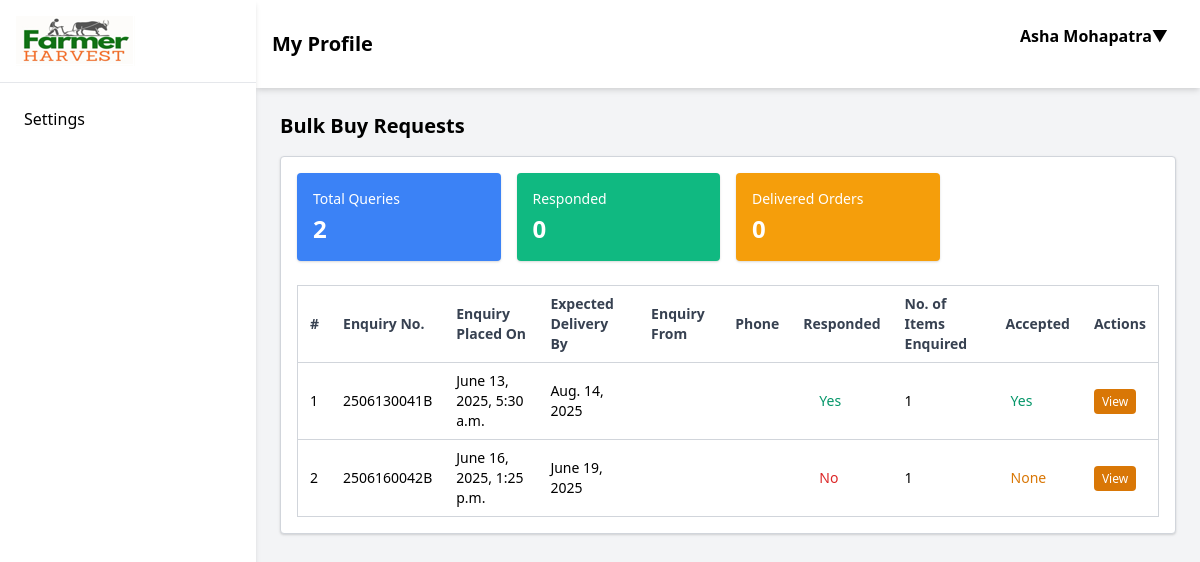
Page /accounts/bulk-buy-supply/ (signed in) on the earlier database version.
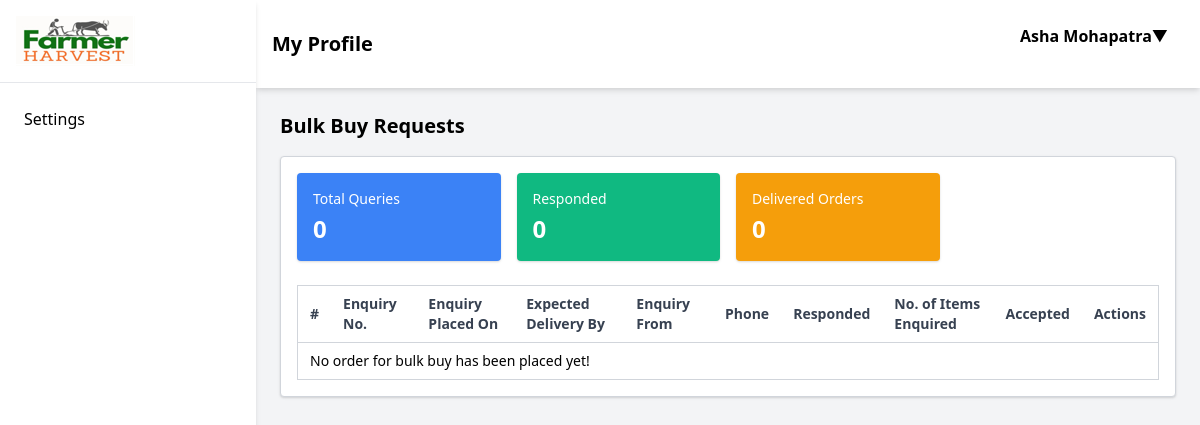
Same page on the later database version.
### omsapp/models.py (models this page shows, shortened)
class CustomUser(AbstractUser):
    id=AutoField(primary_key=True)
    """"Basic details"""
    userType = CharField(max_length=20, choices=USERTYPES)
    first_name = CharField(max_length=50)#name
    last_name = CharField(max_length=50)#displayname
    org_name=CharField(max_length=50, default='', blank=True)#business name
    email = EmailField(max_length=50, default='', blank=True)#not mandatory
    phone = CharField(max_length=12, unique=True)
    phone1 = CharField(max_length=12, default='', blank=True)
    gstin = CharField(max_length=15, default='', blank=True)
    supply_place = CharField(max_length=70, choices=STATES)
    gst_tmt = CharField(max_length=20, choices=GST_TREATMENT)#gst treatment
    """Billing Address"""
    contactPerson = CharField(max_length=50, null=True, blank=True)
    contactNo = CharField(max_length=15, null=True, blank=True)
    userAddress = CharField(max_length=200,null=True)
    userCity = CharField(max_length=50,null=True)
    userState = CharField(max_length=20, choices=STATES,null=True)
    pinCode = CharField(max_length=6,null=True)
    """Shipping Address"""
    contactPerson1 = CharField(max_length=50, null=True, blank=True)
    contactNo1 = CharField(max_length=15, null=True, blank=True)
    userAddress1 = CharField(max_length=200,null=True)
    userCity1 = CharField(max_length=50,null=True)
    userState1 = CharField(max_length=20, choices=STATES,null=True)
    pinCode1 = CharField(max_length=6,null=True)
    userNote = CharField(max_length=300,null=True, blank=True)#remarks from user
    """Account attributes"""
    password = CharField(max_length=20, default='Admin@1234')
    userApproved = BooleanField(null=True)
    approvedOn = DateField(null=True)
    isActive=BooleanField(null=True)
    activatedOn=DateField(null=True)
    deactivateRemark = CharField(max_length=100, null=True,blank=True)
    bill_address_lat = FloatField(null=True, blank=True)
    bill_address_long = FloatField(null=True, blank=True)
    ship_address_lat = FloatField(null=True, blank=True)
    ship_address_long = FloatField(null=True, blank=True)
    USERNAME_FIELD = 'phone'
    REQUIRED_FIELDS=['first_name']

class BulkBuy(Model):
    bulkBuyID = AutoField(primary_key=True)
    bulkBuyNo = CharField(max_length=11, default='0000000000')
    bulkBuyDate = DateTimeField(default=now)
    bulkBuyExpDate = DateField(null=True)
    userID = ForeignKey(CustomUser, on_delete=CASCADE) #customer who has placed the bulk order
    response_accept = BooleanField(null=True) #True when bulk buy offer of the vendor is accepted by the customer

### omsapp/views.py (the view)
# urls.py: path('bulk-buy-supply/', views.bulk_buy_supply, name='bulk-buy-supply'),
def bulk_buy_supply(request):
    if request.user.is_authenticated:
        user_name = request.user.last_name
        bulkorder = BulkBuy.objects.annotate(count_items=Count('bulkbuyid_bbd', distinct=True, ), count_response = Count('bulkbuyid_bbr',distinct=True))
        no_of_bulk_buy_orders = bulkorder.__len__()
        no_bulk_buy_orders_responded = BulkBuyResponse.objects.filter(response_userID_id=request.user.pk).__len__()
    bulk_context = {
        'bulkorders':bulkorder,
        'login_user':user_name,
        'no_of_bulk_buy_orders':no_of_bulk_buy_orders,
        'no_bulk_buy_orders_responded':no_bulk_buy_orders_responded,
    }
    return render(request, 'bulk-buy-supply.html', context=bulk_context)

### omsapp/templates/bulk-buy-supply.html
{% extends 'admin-console.html' %}
{% load static %}
{% block bulksupply %}
<h2 class="text-xl font-semibold mb-4">Bulk Buy Requests</h2>
<div class="bg-white p-4 shadow rounded border border-gray-300">
    <div class="grid grid-cols-2 md:grid-cols-4 gap-4">
        <div class="bg-blue-500 text-white p-4 rounded shadow">
            <h3 class="text-sm">Total Queries</h3>
            <p class="text-2xl font-semibold mt-1">{{no_of_bulk_buy_orders}}</p>
        </div>
        <div class="bg-green-500 text-white p-4 rounded shadow">
            <h3 class="text-sm">Responded</h3>
            <p class="text-2xl font-semibold mt-1">{{no_bulk_buy_orders_responded}}</p>
        </div>
        <div class="bg-yellow-500 text-white p-4 rounded shadow">
            <h3 class="text-sm">Delivered Orders</h3>
            <p class="text-2xl font-semibold mt-1">0</p>
        </div>
    </div>
    <br>
    <table id="bulkorderTable" class="w-full text-left text-sm border border-gray-300 bg-white">
        <thead class="text-gray-700 border-b border-gray-300">
            <tr>
                <th class="py-2 px-3 cursor-pointer" onclick="sortTable(0, 'bulkorderTable')">#</th>
                <th class="py-2 px-3 cursor-pointer" onclick="sortTable(1, 'bulkorderTable')">Enquiry No.</th>
                <th class="py-2 px-3 cursor-pointer" onclick="sortTable(2, 'bulkorderTable')">Enquiry Placed On</th>
                <th class="py-2 px-3 cursor-pointer" onclick="sortTable(3, 'bulkorderTable')">Expected Delivery By</th>
                <th class="py-2 px-3 cursor-pointer" onclick="sortTable(4, 'bulkorderTable')">Enquiry From</th>
                <th class="py-2 px-3 cursor-pointer" onclick="sortTable(5, 'bulkorderTable')">Phone</th>
                <th class="py-2 px-3 cursor-pointer" onclick="sortTable(6, 'bulkorderTable')">Responded</th>
                <th class="py-2 px-3 cursor-pointer" onclick="sortTable(7, 'bulkorderTable')">No. of Items Enquired</th>
                <th class="py-2 px-3 cursor-pointer" onclick="sortTable(8, 'bulkorderTable')">Accepted</th>
                <th class="py-2 px-3 cursor-pointer">Actions</th>
            </tr>
        </thead>
        <tbody>
            {% for order in bulkorders %}
            <tr class="border-b border-gray-300 hover:bg-gray-100">
                <td class="py-2 px-3">{{forloop.counter}}</td>
                <td class="py-2 px-3">{{order.bulkBuyNo}}</td>
                <td class="py-2 px-3">{{order.bulkBuyDate}}</td>
                <td class="py-2 px-3">{{order.bulkBuyExpDate}}</td>
                <td class="py-2 px-3">{{order.userID.first_name}}</td>
                <td class="py-2 px-3">{{order.userID.phone}}</td>
                <td class="py-2 px-3">
                    {% if order.count_response > 0 %}<label class="px-4 py-2 text-sm text-green-600">Yes</label>{% else %}<label class="px-4 py-2 text-sm text-red-600">No</label>{% endif %}
                </td>
                <td class="py-2 px-3">{{order.count_items}}</td>
                <td>
                    {% if order.response_accept == True %}
                    <label class="px-4 py-2 text-sm text-green-600">Yes</label>
                    {% elif order.response_accept == False %}
                    <label class="px-4 py-2 text-sm text-red-600">No</label>
                    {% else %}
                    <label class="px-4 py-2 text-sm text-yellow-600">None</label>
                    {% endif %}
                </td>
                <td class="py-2 px-3">
                    <a href="{% url 'bulk-buy-details' order.bulkBuyID %}" class="px-2 py-1 text-xs rounded bg-yellow-600 text-white">View</a>
                </td>
            </tr>
            {% empty %}
            <tr>
                <td class="py-2 px-3" colspan="7">
                    No order for bulk buy has been placed yet!
                </td>
            </tr>
            {% endfor %}
        </tbody>
    </table>
</div>
{% endblock %}

### omsapp/templates/admin-console.html (shortened to what this page needs)
{% load static %}
<!DOCTYPE html>
<html lang="en">
  <head>
    <link href="https://cdn.jsdelivr.net/npm/tailwindcss@2.2.19/dist/tailwind.min.css" rel="stylesheet">
  </head>
  <body class="bg-gray-100 font-sans">
    <div id="main-wrapper" class="flex h-screen overflow-y-auto">
      <div id="sidebar" class="fixed md:relative z-40 w-64 bg-white shadow-md sidebar-transition transform -translate-x-full md:translate-x-0 md:block h-full">
        <div class="p-4 text-lg font-bold border-b">
          <a href="{% url 'index' %}"><img src="{% static 'img/logo.png' %}" alt=""></a>
        </div>
        {% if user.userType == '1' %}
        <nav class="p-4 space-y-2">
          <a href="{% url 'dashboard' %}" class="block p-2 hover:bg-green-100 rounded">Dashboard</a>
          <a href="{% url 'item_list' %}" class="block p-2 hover:bg-green-100 rounded">Items</a>
          <a href="{% url 'receivedorders' %}" class="block p-2 hover:bg-green-100 rounded">Orders</a>
          <a href="{% url 'bulk-buy-supply' %}" class="block p-2 hover:bg-green-100 rounded">Bulk Buy</a>
          <a href="{% url 'user-form' %}" class="block p-2 hover:bg-green-100 rounded">Settings</a>
        </nav>
        {% elif user.userType == '0'%}
        <nav class="p-4 space-y-2">
          <a href="{% url 'user-form' %}" class="block p-2 hover:bg-green-100 rounded">Settings</a>
          <a href="{% url 'admin-master' %}" class="block p-2 hover:bg-green-100 rounded">Admin Master</a>
        </nav>
        {% else %}
        <nav class="p-4 space-y-2">
          <a href="{% url 'user-form' %}" class="block p-2 hover:bg-green-100 rounded">Settings</a>
        </nav>
        {% endif %}
      </div>
      <div class="flex-1 flex flex-col">
      <header class="bg-white shadow-md p-4 flex justify-between items-center">
        <h1 class="text-xl font-bold">
          {% if user.userType == '1' %}
          Seller Hub
          {% else %}
          My Profile
          {% endif %}
        </h1>
        <div class="flex items-center space-x-4">
          <div class="flex flex-wrap items-center gap-2 mb-4">
            <div class="relative inline-block text-left">
              <button id="dropdownBtn" onclick="toggleDropdown()" class="bg-white-600 text-black px-4 py-2 rounded hover:bg-green-100">
                <strong>{{login_user}}</strong>▼
              </button>
            </div>
          </div>
        </div>
      </header>
        <div class="p-6 overflow-y-auto flex-1">
          <section id="orders">
            {% block bulksupply %}{% endblock %}
          </section>
        </div>
      </div>
    </div>
  </body>
</html>

### omsapp/templates/admin-console.html (style rules this page uses)
.sidebar-transition { transition: transform 0.3s ease-in-out; }

Differences in the rows shown:
removed BulkBuy: bulkBuyNo "2506130041B", bulkBuyDate "June 13, 2025, 5:30 a.m.", bulkBuyExpDate "Aug. 14, 2025", shows "Yes", count_items "1", response_accept "Yes"
removed BulkBuy: bulkBuyNo "2506160042B", bulkBuyDate "June 16, 2025, 1:25 p.m.", bulkBuyExpDate "June 19, 2025", count_items "1", shows "None"
Other differences:
{{ no_of_bulk_buy_orders }}: "2" → "0"
text now shown: "No order for bulk buy has been placed yet!"
